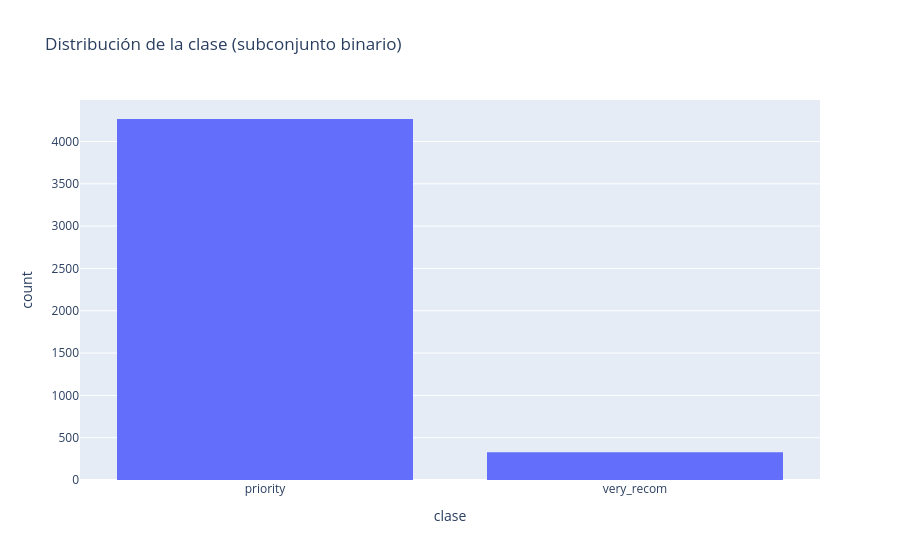

The cell this chart's notebook holds for it:
### Markdown cell above
### Qué vemos en el cruce de `health` con la clase

- Las 4.320 filas con `health = not_recom` son exactamente las 4.320 de la clase `not_recom`. Esa clase queda definida por una sola columna.
- Si comparáramos `not_recom` contra `very_recom`, cualquier modelo separaría todo con esa regla y no habría nada que comparar.
- `very_recom` solo aparece con `health = recommended`.
- Por eso elegimos `priority` como clase mayoritaria: no queda definida por un único atributo y comparte `health = recommended` con `very_recom` (2.412 filas de `priority` y 328 de `very_recom`).

### Code cell
# @title Selección del subconjunto
df_bin= df[df['clase'].isin(['priority', 'very_recom'])].copy()

print(f"Cantidad de registros: {df_bin.shape[0]}")
print(df_bin['clase'].value_counts())
print(f"\nRelación de desbalance: {(df_bin['clase']=='priority').sum() / (df_bin['clase']=='very_recom').sum():.1f} a 1")

fig= px.histogram(df_bin, x='clase', title='Distribución de la clase (subconjunto binario)')
fig.show()

### Figure 1 — Plotly figure (JSON) as saved in the notebook; plotly's stock layout.template omitted (floating-point values rounded to 4 significant figures; data arrays with more than 128 entries replaced by an {"elided": "..."} marker saying what was removed)
{"data": [{"bingroup": "x", "hovertemplate": "clase=%{x}<br>count=%{y}<extra></extra>", "legendgroup": "", "marker": {"color": "#636efa", "pattern": {"shape": ""}}, "name": "", "orientation": "v", "showlegend": false, "type": "histogram", "x": {"elided": "4594 str values"}, "xaxis": "x", "yaxis": "y"}], "layout": {"barmode": "relative", "legend": {"tracegroupgap": 0}, "title": {"text": "Distribución de la clase (subconjunto binario)"}, "xaxis": {"anchor": "y", "domain": [0, 1], "title": {"text": "clase"}}, "yaxis": {"anchor": "x", "domain": [0, 1], "title": {"text": "count"}}}}
